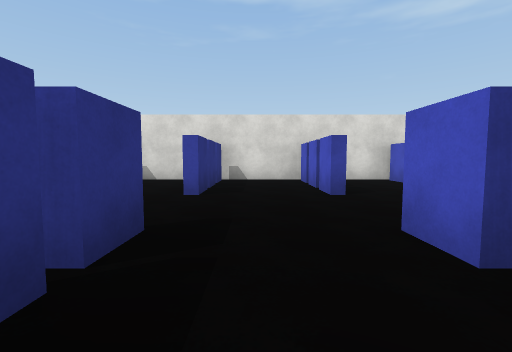
view 1 (above)

20 first-person views from a walk through a scene from a Unity 3-D project. The camera is 1.2 m above the floor, tilts 4° down and sees 90° across. The floor is counted in squares, 2 m on a side. Each view is taken from the middle of a square. On the plan, view 1 faces up. The plan holds only what a view shows up to about 9 squares ahead; the rest is blank. The place goes on beyond the plan. Surface patterns are stand-ins for the level's own textures.

view 2
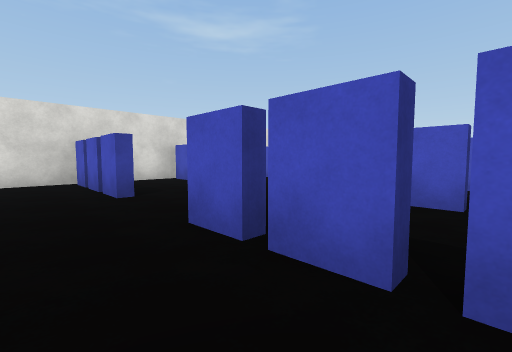

view 3
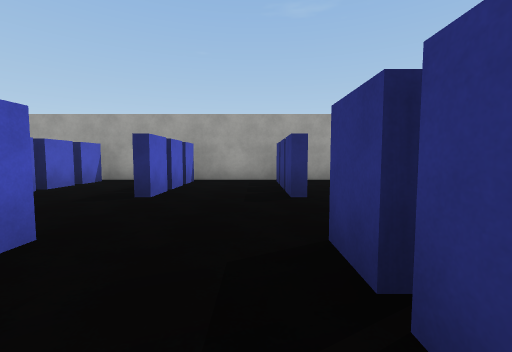

view 4
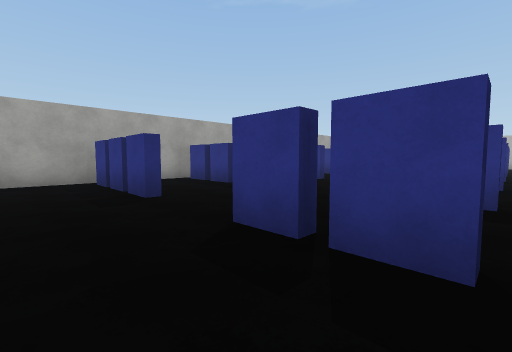

view 5
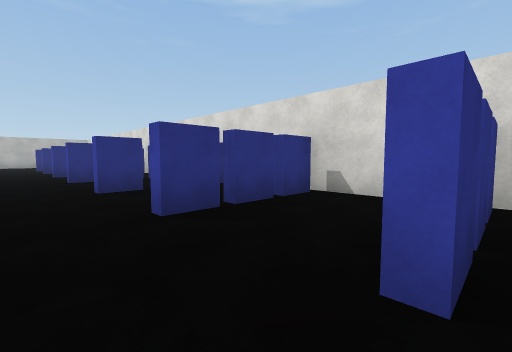

view 6
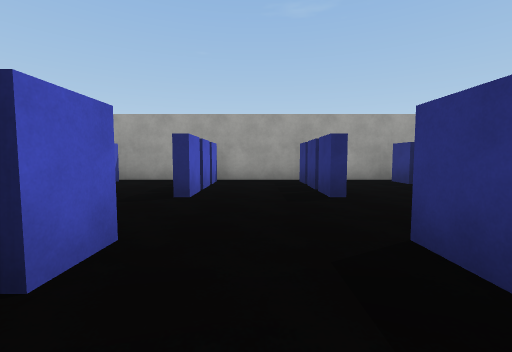

view 7
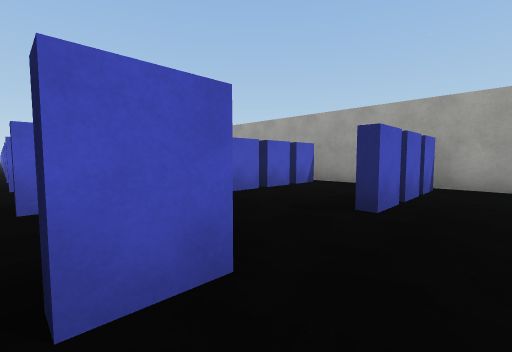

view 8
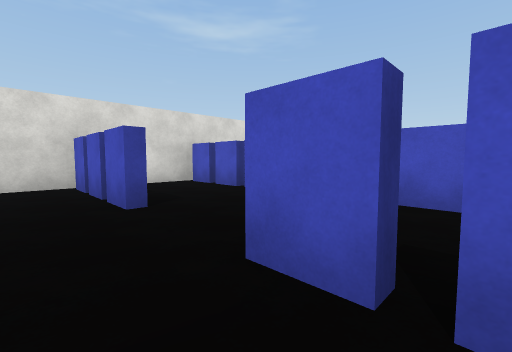

view 9
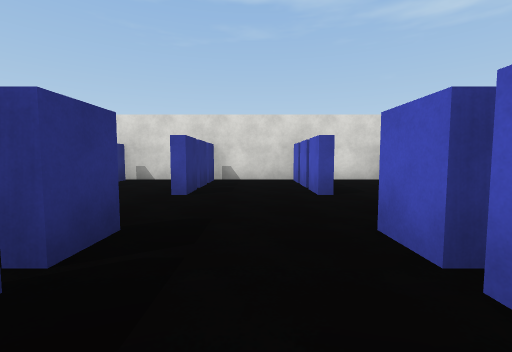

view 10
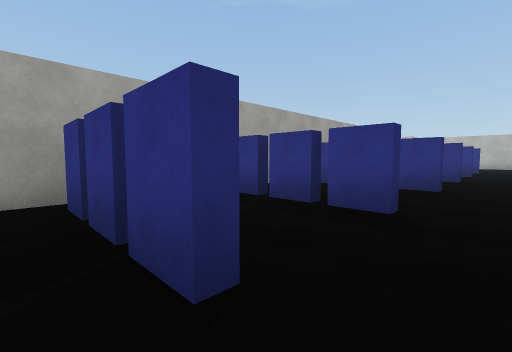

view 11
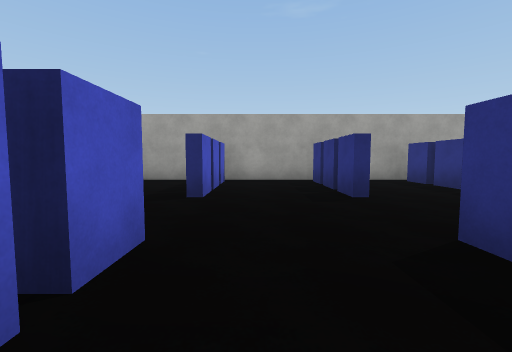

view 12
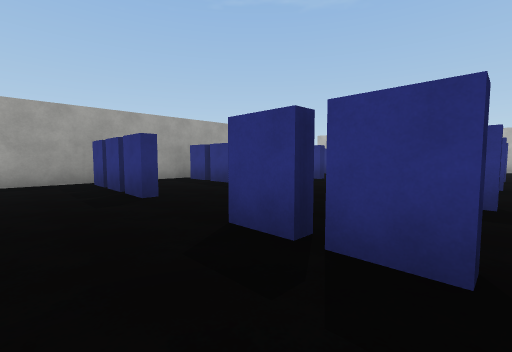

view 13
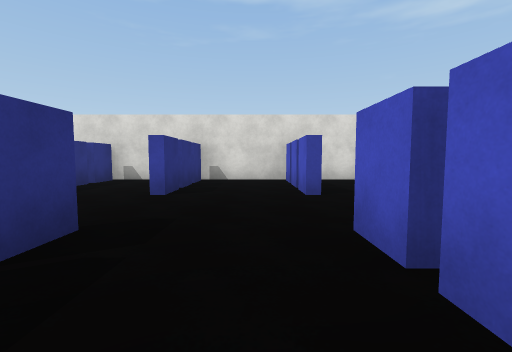

view 14
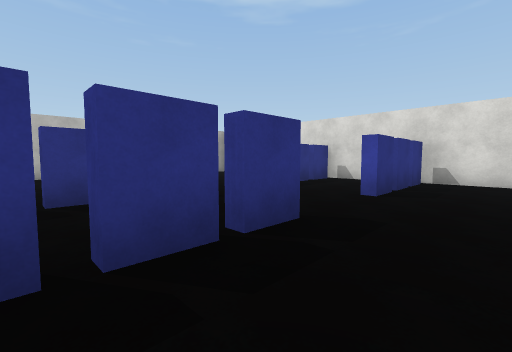

view 15
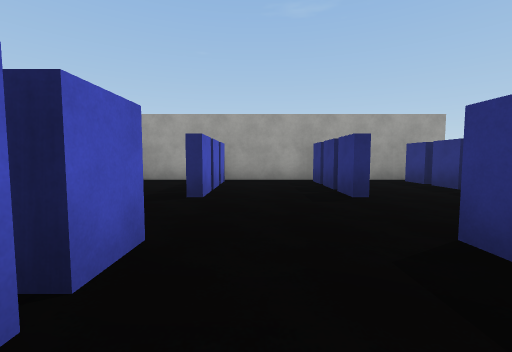

view 16
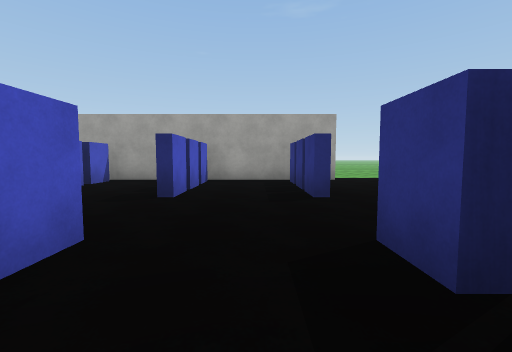

view 17
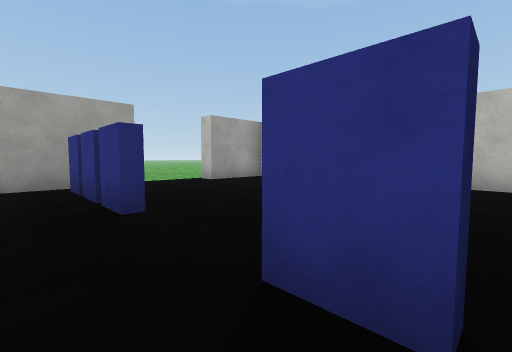

view 18
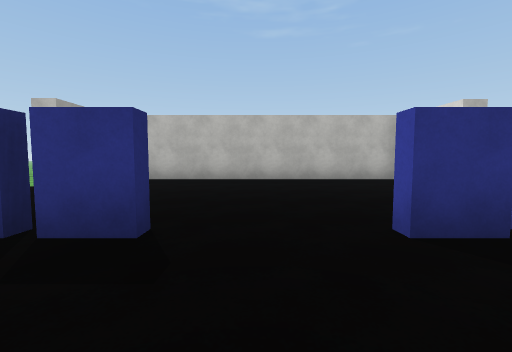

view 19
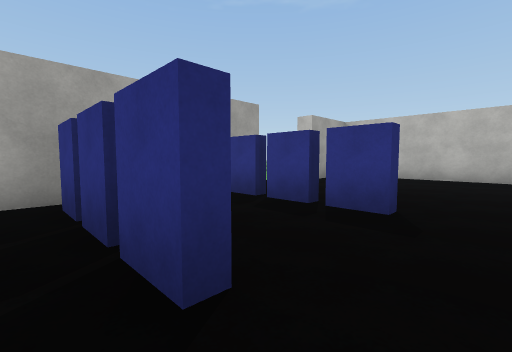

view 20
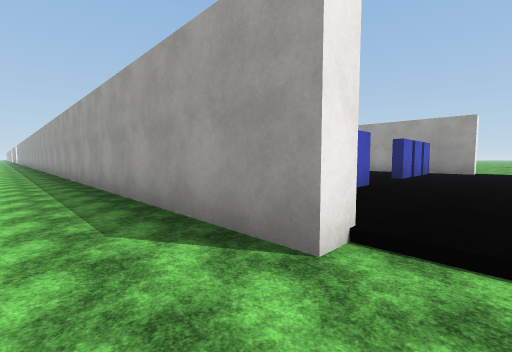

### Floor plan
Key: @ floor where view 1 was taken; # wall or solid block; x gap in a wall; . main floor; - floor 0.25 m lower than the main floor; / step, stairs or slope.
Columns run from 16 left of view 1 to 9 right of it. Each row starts with its distance up from view 1.
  9    -------------
  8    -------------
  7 # //######################
  6 .....x.x..x.x..x.x..x.x..#
  5 .....x.x..x.x..x.x..x.x..#
  4 .........................
  3 ........................
  2 .....#..#.#..#.#.#..#.#..#
  1 .....x..#.x..#.x.x..x.x..#
  0 .....x..#.x..#.x@x..x.x..#
 -1 ##/.######################
 -2   //
 -3   --

Where each view was taken, in squares from view 1:
view 1: 0 up, 0 right, facing up
view 2: 0 up, 0 right, facing up-right
view 3: 6 up, 2 right, facing down
view 4: 6 up, 3 right, facing down-left
view 5: 3 up, 4 right, facing up-left
view 6: 6 up, 5 right, facing down
view 7: 5 up, 5 right, facing down-right
view 8: 1 up, 5 right, facing up-right
view 9: 0 up, 5 right, facing up
view 10: 3 up, 2 right, facing down-left
view 11: 6 up, 2 left, facing down
view 12: 6 up, 2 left, facing down-left
view 13: 0 up, 7 left, facing up
view 14: 0 up, 7 left, facing up-left
view 15: 6 up, 7 left, facing down
view 16: 6 up, 10 left, facing down
view 17: 5 up, 10 left, facing down-left
view 18: 3 up, 9 left, facing left
view 19: 3 up, 8 left, facing down-left
view 20: 9 up, 13 left, facing down-right
